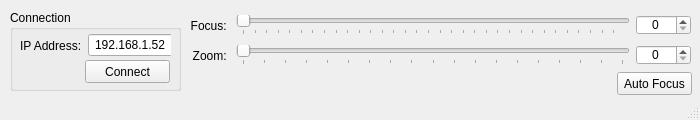
<?xml version="1.0" encoding="UTF-8"?>
<ui version="4.0">
 <class>SO_GUI</class>
 <widget class="QMainWindow" name="SO_GUI">
  <property name="windowModality">
   <enum>Qt::NonModal</enum>
  </property>
  <property name="geometry">
   <rect>
    <x>0</x>
    <y>0</y>
    <width>700</width>
    <height>120</height>
   </rect>
  </property>
  <property name="minimumSize">
   <size>
    <width>700</width>
    <height>120</height>
   </size>
  </property>
  <property name="maximumSize">
   <size>
    <width>700</width>
    <height>130</height>
   </size>
  </property>
  <property name="windowTitle">
   <string>Sierra Olympic Lens Control</string>
  </property>
  <widget class="QWidget" name="centralwidget">
   <widget class="QWidget" name="horizontalLayoutWidget">
    <property name="geometry">
     <rect>
      <x>190</x>
      <y>10</y>
      <width>501</width>
      <height>31</height>
     </rect>
    </property>
    <layout class="QHBoxLayout" name="horizontalLayout">
     <item>
      <widget class="QLabel" name="label">
       <property name="minimumSize">
        <size>
         <width>40</width>
         <height>0</height>
        </size>
       </property>
       <property name="maximumSize">
        <size>
         <width>40</width>
         <height>16777215</height>
        </size>
       </property>
       <property name="text">
        <string>Focus: </string>
       </property>
       <property name="alignment">
        <set>Qt::AlignRight|Qt::AlignTrailing|Qt::AlignVCenter</set>
       </property>
      </widget>
     </item>
     <item>
      <widget class="QSlider" name="focus_slider">
       <property name="focusPolicy">
        <enum>Qt::NoFocus</enum>
       </property>
       <property name="maximum">
        <number>65534</number>
       </property>
       <property name="pageStep">
        <number>200</number>
       </property>
       <property name="tracking">
        <bool>false</bool>
       </property>
       <property name="orientation">
        <enum>Qt::Horizontal</enum>
       </property>
       <property name="tickPosition">
        <enum>QSlider::TicksBelow</enum>
       </property>
       <property name="tickInterval">
        <number>2000</number>
       </property>
      </widget>
     </item>
     <item>
      <widget class="QSpinBox" name="focus_spinner">
       <property name="minimumSize">
        <size>
         <width>55</width>
         <height>20</height>
        </size>
       </property>
       <property name="maximumSize">
        <size>
         <width>55</width>
         <height>20</height>
        </size>
       </property>
       <property name="alignment">
        <set>Qt::AlignCenter</set>
       </property>
       <property name="keyboardTracking">
        <bool>false</bool>
       </property>
       <property name="maximum">
        <number>65534</number>
       </property>
       <property name="value">
        <number>0</number>
       </property>
      </widget>
     </item>
    </layout>
   </widget>
   <widget class="QGroupBox" name="connect_gb">
    <property name="geometry">
     <rect>
      <x>10</x>
      <y>10</y>
      <width>171</width>
      <height>81</height>
     </rect>
    </property>
    <property name="title">
     <string>Connection</string>
    </property>
    <widget class="QWidget" name="horizontalLayoutWidget_2">
     <property name="geometry">
      <rect>
       <x>10</x>
       <y>20</y>
       <width>151</width>
       <height>31</height>
      </rect>
     </property>
     <layout class="QHBoxLayout" name="horizontalLayout_2">
      <item>
       <widget class="QLabel" name="label_2">
        <property name="text">
         <string>IP Address:</string>
        </property>
       </widget>
      </item>
      <item>
       <widget class="QLineEdit" name="ip_address_tb">
        <property name="minimumSize">
         <size>
          <width>85</width>
          <height>0</height>
         </size>
        </property>
        <property name="maximumSize">
         <size>
          <width>85</width>
          <height>16777215</height>
         </size>
        </property>
        <property name="text">
         <string>192.168.1.52</string>
        </property>
        <property name="alignment">
         <set>Qt::AlignCenter</set>
        </property>
       </widget>
      </item>
     </layout>
    </widget>
    <widget class="QPushButton" name="connect_btn">
     <property name="geometry">
      <rect>
       <x>75</x>
       <y>50</y>
       <width>85</width>
       <height>23</height>
      </rect>
     </property>
     <property name="minimumSize">
      <size>
       <width>85</width>
       <height>0</height>
      </size>
     </property>
     <property name="maximumSize">
      <size>
       <width>85</width>
       <height>16777215</height>
      </size>
     </property>
     <property name="text">
      <string>Connect</string>
     </property>
    </widget>
   </widget>
   <widget class="QWidget" name="horizontalLayoutWidget_5">
    <property name="geometry">
     <rect>
      <x>190</x>
      <y>40</y>
      <width>501</width>
      <height>31</height>
     </rect>
    </property>
    <layout class="QHBoxLayout" name="horizontalLayout_5">
     <item>
      <widget class="QLabel" name="label_5">
       <property name="minimumSize">
        <size>
         <width>40</width>
         <height>0</height>
        </size>
       </property>
       <property name="maximumSize">
        <size>
         <width>40</width>
         <height>16777215</height>
        </size>
       </property>
       <property name="text">
        <string>Zoom: </string>
       </property>
       <property name="alignment">
        <set>Qt::AlignRight|Qt::AlignTrailing|Qt::AlignVCenter</set>
       </property>
      </widget>
     </item>
     <item>
      <widget class="QSlider" name="zoom_slider">
       <property name="maximum">
        <number>18</number>
       </property>
       <property name="pageStep">
        <number>1</number>
       </property>
       <property name="tracking">
        <bool>false</bool>
       </property>
       <property name="orientation">
        <enum>Qt::Horizontal</enum>
       </property>
       <property name="tickPosition">
        <enum>QSlider::TicksBelow</enum>
       </property>
       <property name="tickInterval">
        <number>1</number>
       </property>
      </widget>
     </item>
     <item>
      <widget class="QSpinBox" name="zoom_spinner">
       <property name="minimumSize">
        <size>
         <width>55</width>
         <height>20</height>
        </size>
       </property>
       <property name="maximumSize">
        <size>
         <width>55</width>
         <height>20</height>
        </size>
       </property>
       <property name="alignment">
        <set>Qt::AlignCenter</set>
       </property>
       <property name="keyboardTracking">
        <bool>false</bool>
       </property>
       <property name="maximum">
        <number>18</number>
       </property>
       <property name="value">
        <number>0</number>
       </property>
      </widget>
     </item>
    </layout>
   </widget>
   <widget class="QPushButton" name="af_btn">
    <property name="geometry">
     <rect>
      <x>617</x>
      <y>72</y>
      <width>75</width>
      <height>23</height>
     </rect>
    </property>
    <property name="text">
     <string>Auto Focus</string>
    </property>
   </widget>
  </widget>
  <widget class="QStatusBar" name="statusBar"/>
 </widget>
 <resources/>
 <connections/>
</ui>
